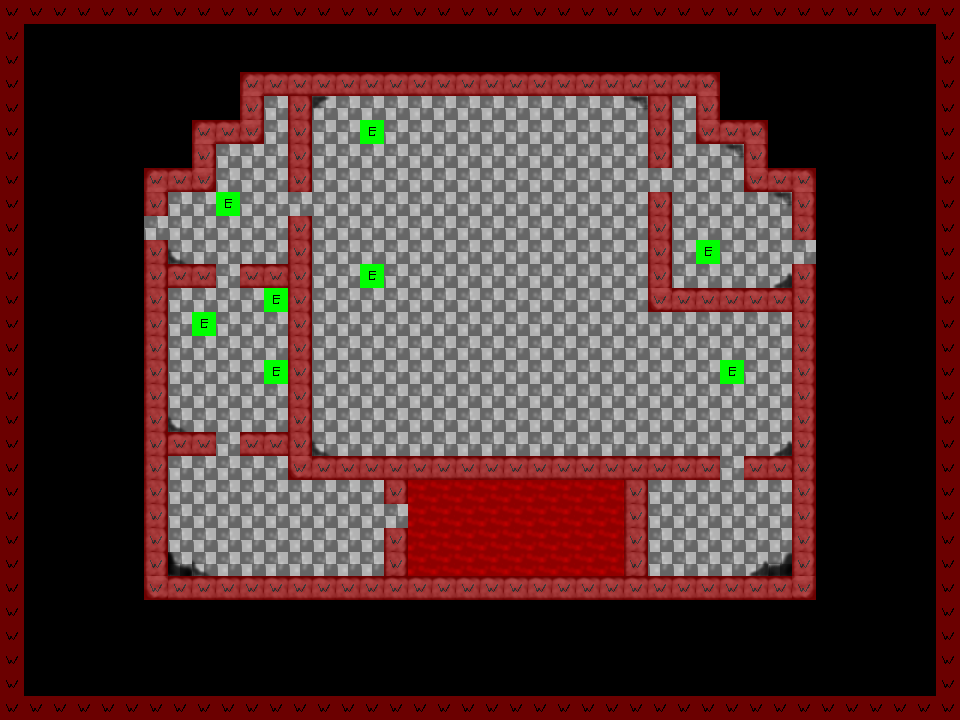

This is a level from a 2D game, rendered from its Tiled map with the project's own tilesets. A one-line summary and the map file follow, with tile-layer data summarised:
An orthogonal 40x30 tile map with 24x24 px tiles, 4 tile layers (Background, Walkable, Foreground, Searches) and 18 objects (3x ai-1, 3x ai-2, door-2, player-1, device, ...).

<map version="1.0" orientation="orthogonal" renderorder="right-down" width="40" height="30" tilewidth="24" tileheight="24" nextobjectid="111">
 <tileset firstgid="1" name="level-tilesheet" tilewidth="24" tileheight="24" tilecount="40" columns="5">
  <image source="../graphics/level-tilesheet.png" width="120" height="192" />
 </tileset>
 <layer name="Background" width="40" height="30">
  <properties>
   <property name="type" value="visual" />
  </properties>
  <data>[1200 cells, 592 non-empty, 8 distinct tile ids]</data>
 </layer>
 <layer name="Walkable" width="40" height="30" opacity="0.42">
  <properties>
   <property name="type" value="movement" />
  </properties>
  <data>[1200 cells, 292 non-empty, 1 distinct tile ids]</data>
 </layer>
 <objectgroup name="Objects">
  <object id="36" name="door-2" gid="4" x="383.769" y="523.05" width="24" height="24">
   <properties>
    <property name="angle" type="float" value="90" />
    <property name="controlled-by" value="controller-2" />
    <property name="type" value="door" />
   </properties>
  </object>
  <object id="50" name="player-1" gid="2" x="241.246" y="208.603" width="24" height="24">
   <properties>
    <property name="active" type="int" value="1" />
    <property name="type" value="player" />
   </properties>
  </object>
  <object id="55" name="device" gid="11" x="478.694" y="542.006" width="24" height="24">
   <properties>
    <property name="type" value="doomsday-device" />
   </properties>
  </object>
  <object id="58" name="level-exit-1" gid="4" x="794.521" y="261.652" width="24" height="24">
   <properties>
    <property name="angle" type="float" value="-90" />
    <property name="type" value="exit" />
   </properties>
  </object>
  <object id="59" name="door-1" gid="4" x="218.303" y="455.224" width="24" height="24">
   <properties>
    <property name="angle" type="float" value="0" />
    <property name="controlled-by" value="" />
    <property name="type" value="door" />
   </properties>
  </object>
  <object id="60" name="level-exit-2" gid="4" x="142.881" y="236.566" width="24" height="24">
   <properties>
    <property name="angle" type="float" value="90" />
    <property name="type" value="exit" />
   </properties>
  </object>
  <object id="62" name="door-3" gid="4" x="214.686" y="283.381" width="24" height="24">
   <properties>
    <property name="always-working" type="bool" value="false" />
    <property name="angle" type="float" value="0" />
    <property name="controlled-by" value="" />
    <property name="type" value="door" />
   </properties>
  </object>
  <object id="63" name="door-4" gid="4" x="650.707" y="187.122" width="24" height="24">
   <properties>
    <property name="angle" type="float" value="90" />
    <property name="controlled-by" value="" />
    <property name="type" value="door" />
   </properties>
  </object>
  <object id="67" name="door-9" gid="4" x="284.756" y="212.667" width="24" height="24">
   <properties>
    <property name="angle" type="float" value="90" />
    <property name="controlled-by" value="" />
    <property name="type" value="door" />
   </properties>
  </object>
  <object id="69" name="controller-2" gid="10" x="715.394" y="575.137" width="24" height="24">
   <properties>
    <property name="type" value="controller" />
   </properties>
  </object>
  <object id="102" name="player-2" gid="2" x="716.413" y="241.933" width="24" height="24">
   <properties>
    <property name="active" type="int" value="0" />
    <property name="type" value="player" />
   </properties>
  </object>
  <object id="106" name="door-6" gid="4" x="718.476" y="474.937" width="24" height="24">
   <properties>
    <property name="angle" type="float" value="0" />
    <property name="controlled-by" value="" />
    <property name="type" value="door" />
   </properties>
  </object>
 </objectgroup>
 <objectgroup name="AIs">
  <object id="107" name="ai-1" gid="3" x="546.244" y="181.916" width="24" height="24">
   <properties>
    <property name="initial-state" value="none" />
    <property name="initial-tiredness" value="0" />
    <property name="type" value="ai" />
   </properties>
  </object>
  <object id="108" name="ai-2" gid="3" x="403.874" y="183.258" width="24" height="24">
   <properties>
    <property name="initial-state" value="none" />
    <property name="initial-tiredness" value="0" />
    <property name="type" value="ai" />
   </properties>
  </object>
 </objectgroup>
 <layer name="Foreground" width="40" height="30">
  <properties>
   <property name="type" value="visual" />
  </properties>
  <data>[1200 cells, 13 non-empty, 6 distinct tile ids]</data>
 </layer>
 <objectgroup name="Patrols">
  <object id="79" name="ai-1" gid="17" x="350.119" y="236.446" width="24" height="24">
   <properties>
    <property name="index" type="int" value="2" />
    <property name="patrol-name" value="two" />
    <property name="type" value="patrol-point" />
   </properties>
  </object>
  <object id="87" name="ai-1" gid="17" x="578.029" y="223.835" width="24" height="24">
   <properties>
    <property name="index" type="int" value="3" />
    <property name="patrol-name" value="two" />
    <property name="type" value="patrol-point" />
   </properties>
  </object>
  <object id="109" name="ai-2" gid="17" x="406.253" y="239.08" width="24" height="24">
   <properties>
    <property name="index" type="int" value="3" />
    <property name="patrol-name" value="two" />
    <property name="type" value="patrol-point" />
   </properties>
  </object>
  <object id="110" name="ai-2" gid="17" x="401.495" y="422.859" width="24" height="24">
   <properties>
    <property name="index" type="int" value="2" />
    <property name="patrol-name" value="two" />
    <property name="type" value="patrol-point" />
   </properties>
  </object>
 </objectgroup>
 <layer name="Searches" width="40" height="30">
  <properties>
   <property name="type" value="object" />
  </properties>
  <data>[1200 cells, 8 non-empty, 1 distinct tile ids]</data>
 </layer>
 <objectgroup name="Rest points" visible="0" />
</map>
